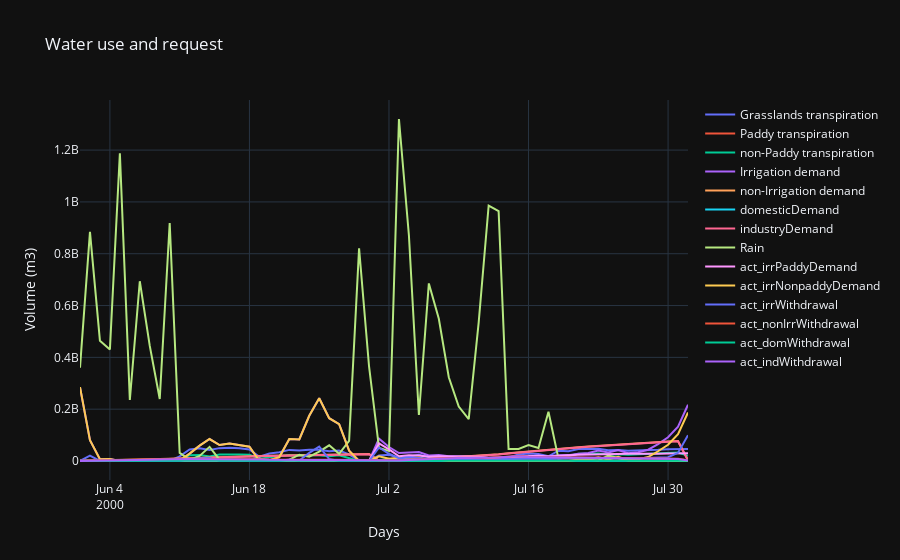

The notebook cell this image was saved under:
### Code cell
from plotly import graph_objs as go, offline as po, tools
fig_planted_Irr = go.Figure()
fig_planted_nonIrr = go.Figure()
fig_planted_total = go.Figure()

fig_daily = go.Figure()


for c in range(len(Crops)):
    fig_planted_Irr.add_trace(go.Scatter(y=WB['Irrigated Area'][c][1],
                             x=Dates_simulation,
                    mode='lines',
                    name=Crops_names[c]))
    
    fig_planted_nonIrr.add_trace(go.Scatter(y=WB['non-Irrigated Area'][c][1],
                         x=Dates_simulation,
                mode='lines',
                name=Crops_names[c]))
    
    fig_planted_total.add_trace(go.Scatter(y=WB['non-Irrigated Area'][c][1]+WB['Irrigated Area'][c][1],
                     x=Dates_simulation,
            mode='lines',
            name=Crops_names[c]))
    
    
    
    
    fig_planted_Irr.add_trace(go.Scatter(y=WB['Irrigated Area proposed'][c][1],
                         x=Dates_simulation,
                mode='lines',
                name='proposed'+Crops_names[c]))
    
    fig_planted_nonIrr.add_trace(go.Scatter(y=WB['non-Irrigated Area proposed'][c][1],
                         x=Dates_simulation,
                mode='lines',
                name='proposed'+Crops_names[c]))
    
    fig_planted_total.add_trace(go.Scatter(y=WB['non-Irrigated Area proposed'][c][1]+WB['Irrigated Area proposed'][c][1],
                     x=Dates_simulation,
            mode='lines',
            name='proposed'+ Crops_names[c]))
    
    
fig_planted_Irr.add_trace(go.Scatter(y=WB['Total Irrigated land'][0][1],
             x=Dates_simulation,
    mode='lines',
    name='total irrigated land'))

fig_planted_nonIrr.add_trace(go.Scatter(y=WB['Total non-Irrigated land'][0][1],
             x=Dates_simulation,
    mode='lines',
    name='total non-irrigated land'))   

fig_planted_total.add_trace(go.Scatter(y=WB['Total non-Irrigated land'][0][1],
             x=Dates_simulation,
    mode='lines',
    name='total non-irrigated land'))
fig_planted_total.add_trace(go.Scatter(y=WB['Total Irrigated land'][0][1],
             x=Dates_simulation,
    mode='lines',
    name='total irrigated land'))
    

fig_planted_Irr.add_trace(go.Scatter(y=WB['Total irrigated and planted'][0][1],
             x=Dates_simulation,
    mode='lines',
    name='total irrigated crops'))

fig_planted_nonIrr.add_trace(go.Scatter(y=WB['Total non-irrigated and planted'][0][1],
             x=Dates_simulation,
    mode='lines',
    name='total non-irrigated crops'))


fig_planted_total.add_trace(go.Scatter(y=WB['Total irrigated and planted'][0][1],
             x=Dates_simulation,
    mode='lines',
    name='total irrigated crops'))

fig_planted_total.add_trace(go.Scatter(y=WB['Total non-irrigated and planted'][0][1],
             x=Dates_simulation,
    mode='lines',
    name='total non-irrigated crops'))

#dev
fig_planted_total.add_trace(go.Scatter(y=WB['Fallowed Irrigated land'][0][1],
             x=Dates_simulation,
    mode='lines',
    name='fallowed irrigated crops'))

fig_planted_total.add_trace(go.Scatter(y=WB['Fallowed non-irrigated land'][0][1],
             x=Dates_simulation,
    mode='lines',
    name='fallowed non-irrigated crops'))


fig_planted_total.add_trace(go.Scatter(y=WB['General irrigated land'][0][1], #WB['Total Irrigated land'][0][1] - WB['Total irrigated and planted'][0][1] - WB['Fallowed Irrigated land'][0][1],
             x=Dates_simulation,
    mode='lines',
    name='General irrigated crops'))

fig_planted_total.add_trace(go.Scatter(y=WB['General non-irrigated land'][0][1], #y=WB['Total non-Irrigated land'][0][1] - WB['Total irrigated and planted'][0][1] - WB['Fallowed Irrigated land'][0][1],
             x=Dates_simulation,
    mode='lines',
    name='General non-irrigated crops'))





fig_planted_total.add_trace(go.Scatter(y=WB['Forest'][0][1], #y=WB['Total non-Irrigated land'][0][1] - WB['Total irrigated and planted'][0][1] - WB['Fallowed Irrigated land'][0][1],
             x=Dates_simulation,
    mode='lines',
    name='Forest'))

fig_planted_total.add_trace(go.Scatter(y=WB['Paddy'][0][1], #y=WB['Total non-Irrigated land'][0][1] - WB['Total irrigated and planted'][0][1] - WB['Fallowed Irrigated land'][0][1],
             x=Dates_simulation,
    mode='lines',
    name='Paddy'))

fig_planted_total.add_trace(go.Scatter(y=WB['Sealed'][0][1], #y=WB['Total non-Irrigated land'][0][1] - WB['Total irrigated and planted'][0][1] - WB['Fallowed Irrigated land'][0][1],
             x=Dates_simulation,
    mode='lines',
    name='Sealed'))

fig_planted_total.add_trace(go.Scatter(y=WB['Water'][0][1], #y=WB['Total non-Irrigated land'][0][1] - WB['Total irrigated and planted'][0][1] - WB['Fallowed Irrigated land'][0][1],
             x=Dates_simulation,
    mode='lines',
    name='Water'))
fig_planted_total.add_trace(go.Scatter(y=WB['Available land'][0][1], #y=WB['Total non-Irrigated land'][0][1] - WB['Total irrigated and planted'][0][1] - WB['Fallowed Irrigated land'][0][1],
             x=Dates_simulation,
    mode='lines',
    name='Available land'))


fig_daily.add_trace(go.Scatter(y=WB2['actTransTotal_grasslands'][0][1], #y=WB['Total non-Irrigated land'][0][1] - WB['Total irrigated and planted'][0][1] - WB['Fallowed Irrigated land'][0][1],
             x=Dates_simulation2,
    mode='lines',
    name='Grasslands transpiration'))
fig_daily.add_trace(go.Scatter(y=WB2['actTransTotal_paddy'][0][1], #y=WB['Total non-Irrigated land'][0][1] - WB['Total irrigated and planted'][0][1] - WB['Fallowed Irrigated land'][0][1],
             x=Dates_simulation2,
    mode='lines',
    name='Paddy transpiration'))
fig_daily.add_trace(go.Scatter(y=WB2['actTransTotal_nonpaddy'][0][1], #y=WB['Total non-Irrigated land'][0][1] - WB['Total irrigated and planted'][0][1] - WB['Fallowed Irrigated land'][0][1],
             x=Dates_simulation2,
    mode='lines',
    name='non-Paddy transpiration'))
              
fig_daily.add_trace(go.Scatter(y=WB2['Irrigation demand'][0][1], #y=WB['Total non-Irrigated land'][0][1] - WB['Total irrigated and planted'][0][1] - WB['Fallowed Irrigated land'][0][1],
             x=Dates_simulation2,
    mode='lines',
    name='Irrigation demand'))
fig_daily.add_trace(go.Scatter(y=WB2['non-Irrigation demand'][0][1], #y=WB['Total non-Irrigated land'][0][1] - WB['Total irrigated and planted'][0][1] - WB['Fallowed Irrigated land'][0][1],
             x=Dates_simulation2,
    mode='lines',
    name='non-Irrigation demand'))
fig_daily.add_trace(go.Scatter(y=WB2['domesticDemand'][0][1], #y=WB['Total non-Irrigated land'][0][1] - WB['Total irrigated and planted'][0][1] - WB['Fallowed Irrigated land'][0][1],
             x=Dates_simulation2,
    mode='lines',
    name='domesticDemand'))
fig_daily.add_trace(go.Scatter(y=WB2['industryDemand'][0][1], #y=WB['Total non-Irrigated land'][0][1] - WB['Total irrigated and planted'][0][1] - WB['Fallowed Irrigated land'][0][1],
             x=Dates_simulation2,
    mode='lines',
    name='industryDemand'))

fig_daily.add_trace(go.Scatter(y=WB2['Rain'][0][1], #y=WB['Total non-Irrigated land'][0][1] - WB['Total irrigated and planted'][0][1] - WB['Fallowed Irrigated land'][0][1],
             x=Dates_simulation2,
    mode='lines',
    name='Rain'))
fig_daily.add_trace(go.Scatter(y=WB2['act_irrPaddyDemand'][0][1], #y=WB['Total non-Irrigated land'][0][1] - WB['Total irrigated and planted'][0][1] - WB['Fallowed Irrigated land'][0][1],
             x=Dates_simulation2,
    mode='lines',
    name='act_irrPaddyDemand'))
fig_daily.add_trace(go.Scatter(y=WB2['act_irrNonpaddyDemand'][0][1], #y=WB['Total non-Irrigated land'][0][1] - WB['Total irrigated and planted'][0][1] - WB['Fallowed Irrigated land'][0][1],
             x=Dates_simulation2,
    mode='lines',
    name='act_irrNonpaddyDemand '))

fig_daily.add_trace(go.Scatter(y=WB2['Irrigation withdrawals'][0][1],
             x=Dates_simulation2,
    mode='lines',
    name='act_irrWithdrawal'))
fig_daily.add_trace(go.Scatter(y=WB2['non-Irrigation withdrawals'][0][1],
             x=Dates_simulation2,
    mode='lines',
    name='act_nonIrrWithdrawal'))
fig_daily.add_trace(go.Scatter(y=WB2['Domestic withdrawals'][0][1],
             x=Dates_simulation2,
    mode='lines',
    name='act_domWithdrawal'))
fig_daily.add_trace(go.Scatter(y=WB2['Industrial withdrawal'][0][1],
             x=Dates_simulation2,
    mode='lines',
    name='act_indWithdrawal'))
"""
fig_daily.add_trace(go.Scatter(y=WB2['unmetDemand'][0][1],
             x=Dates_simulation2,
    mode='lines',
    name='unmetDemand'))
"""
fig_daily.update_layout(title='Water use and request',
                       xaxis_title = 'Days',
                       yaxis_title = 'Volume (m3)',
                        template='plotly_dark')



fig_planted_Irr.update_layout(title='Crops irrigated and planted',
                       xaxis_title = 'Months',
                       yaxis_title = 'Area (m2)')

fig_planted_Irr.update_layout(title='Crops non-irrigated and planted',
                       xaxis_title = 'Months',
                       yaxis_title = 'Area (m2)')

fig_planted_Irr.update_layout(title='Crops total planted',
                       xaxis_title = 'Months',
                       yaxis_title = 'Area (m2)')


fig_planted_Irr.update_layout(title='Crops irrigated and planted',
                       xaxis_title = 'Months',
                       yaxis_title = 'Area (m2)',  template='plotly_dark')

fig_planted_nonIrr.update_layout(title='Crops non-irrigated and planted',
                       xaxis_title = 'Months',
                       yaxis_title = 'Area (m2)',  template='plotly_dark')

fig_planted_total.update_layout(title='Crops total planted',
                       xaxis_title = 'Months',
                       yaxis_title = 'Area (m2)', template='plotly_dark')

#fig_planted_Irr.show()
#fig_planted_nonIrr.show()
#fig_planted_total.show()
fig_daily.show()
